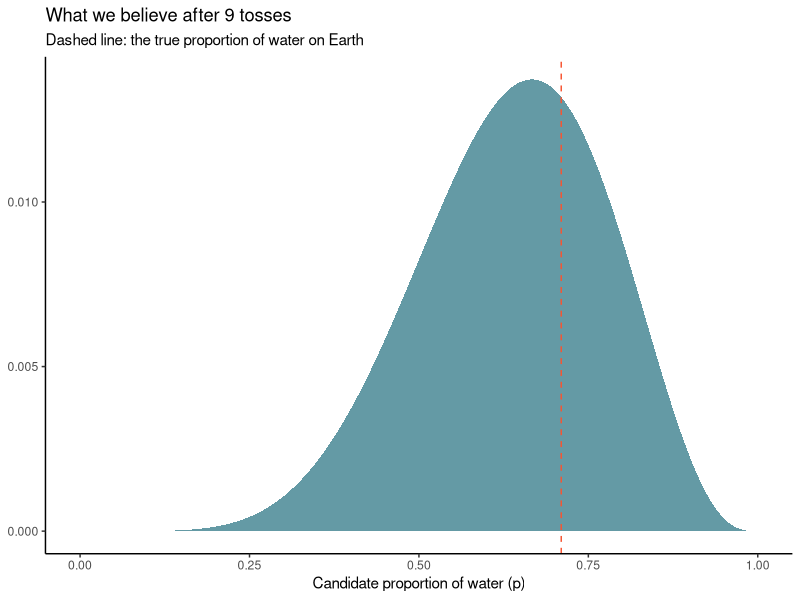

The R script that drew this image:
## ---- chunk 1
library(tidyverse)

tosses <- c("W","L","W","W","W","L","W","L","W") # <1>

globe_posterior <- tibble(p = seq(0, 1, length.out = 200)) |> # <2>
  dplyr::mutate(
    prior      = 1, # <3>
    likelihood = dbinom(sum(tosses == "W"), size = length(tosses), prob = p), # <4>
    posterior  = likelihood * prior / sum(likelihood * prior) # <5>
  )

globe_posterior |>
  ggplot(aes(x = p, y = posterior)) +
  geom_area(fill = "#226F7F", alpha = 0.7) +
  geom_vline(xintercept = 0.71, linetype = "dashed", color = "#F75431") + # <6>
  labs(title = "What we believe after 9 tosses",
       subtitle = "Dashed line: the true proportion of water on Earth",
       x = "Candidate proportion of water (p)", y = NULL) +
  theme_classic()
## ---- chunk 2
globe_posterior |>
  dplyr::summarise(prob_mostly_water = sum(posterior[p > 0.5])) # <1>
## ---- chunk 3
#| fig-cap: "Bayesian updating, one toss at a time"

library(gganimate)

update_frames <- purrr::map_df(0:length(tosses), \(n) { # <7>
  tibble(p = seq(0, 1, length.out = 200)) |>
    dplyr::mutate(
      posterior = dbinom(sum(tosses[seq_len(n)] == "W"), size = n, prob = p),
      posterior = posterior / sum(posterior),
      n_tosses  = n,
      label     = ifelse(n == 0, "Before any data (the prior)",
                         paste0("After ", n, " tosses: ", paste(tosses[seq_len(n)], collapse = " ")))
    )
})

update_frames |>
  ggplot(aes(x = p, y = posterior)) +
  geom_area(fill = "#226F7F", alpha = 0.7) +
  geom_vline(xintercept = 0.71, linetype = "dashed", color = "#F75431") +
  labs(title = "{closest_state}", # <8>
       x = "Proportion of water (p)", y = NULL) +
  theme_classic() +
  gganimate::transition_states(label, transition_length = 2, state_length = 3, wrap = FALSE) + # <8>
  gganimate::ease_aes("cubic-in-out")
